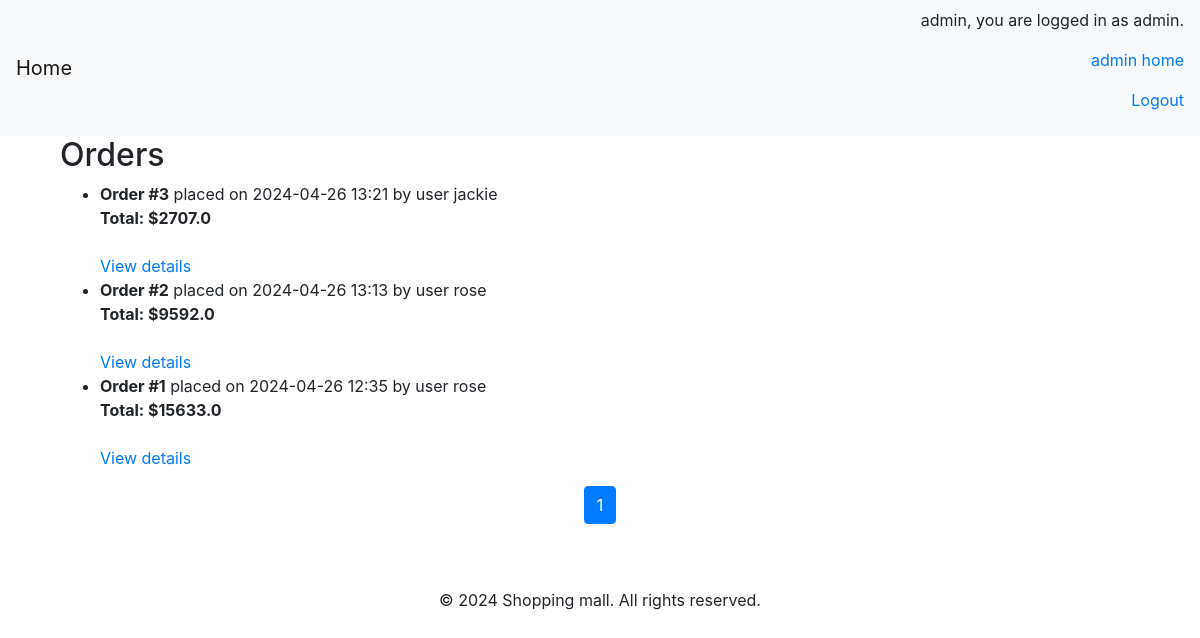
Screenshot of /orders/ (signed in) with the database file from the repository.
### mall/models.py (models this page shows, shortened)
class Order(models.Model):
    total_price = models.FloatField(default=0.0)
    create_user = models.ForeignKey(User, on_delete=models.CASCADE)
    created_at = models.DateTimeField(auto_now_add=True)
    updated_at = models.DateTimeField(auto_now=True)
    class Meta:
        db_table = 'order'
        verbose_name = 'Order'
        verbose_name_plural = 'Orders'

### mall/views.py (the view)
# urls.py: path('orders/', views.order_list, name='order_list'),
@login_required
def order_list(request):
    if not request.user.is_staff:  # Checks if the user is not an admin
        return redirect('home')
    orders = Order.objects.all().order_by('-created_at')
    is_empty = False
    if orders.count() == 0:
        is_empty = True
    paginator = Paginator(orders, 20)  # Show 10 merchandise per page.
    page_number = request.GET.get('page')
    orders = paginator.get_page(page_number)
    return render(request, 'admn/order_list.html', {'orders': orders, 'is_empty': is_empty})

### mall/templates/admn/order_list.html (shortened to what this page needs)
{% extends "../base.html" %}
{% block body_block %}
    <h2>Orders</h2>
    {% if orders %}
        <ul>
            {% for order in orders %}
                <li>
                    <strong>Order #{{ order.id }}</strong> placed on {{ order.created_at|date:"Y-m-d H:i" }} by user {{ order.create_user.username }}
                    <br />
                    <strong>Total: ${{ order.total_price }}</strong>
                    <br />
                    <br />
                    <a href="{% url 'order_detail' order.id %}">View details</a>
                </li>
            {% endfor %}
        </ul>
    {% else %}
        <p>You have no orders.</p>
    {% endif %}
    <div class="d-flex justify-content-center">
    <nav aria-label="Page navigation example">
        <ul class="pagination justify-content-center">
            <ul class="pagination">
                <li class="page-item active"><a class="page-link">{{ orders.number }}</a></li>
            </ul>
        </ul>
    </nav>
</div>
{% endblock %}

### mall/templates/base.html (shortened to what this page needs)
<!DOCTYPE html>
<html lang="en">
<head>
    <link href="https://stackpath.bootstrapcdn.com/bootstrap/4.5.2/css/bootstrap.min.css" rel="stylesheet">
</head>
<body>
    <nav class="navbar navbar-expand-lg navbar-light bg-light">
            <a class="navbar-brand" href="/">Home</a>
            <div class="collapse navbar-collapse" id="navbarNav">
                <ul class="navbar-nav ml-auto">
                    <li class="nav-item">
                        {% if user.is_authenticated %}
                            <p>{{ user.username }}, you are logged in as {{ user.groups.all.0.name }}. </p>
                            {% if user.groups.all.0.name == 'admin' %}
                            <p style="text-align: right;"><a href="{% url 'admin_home' %}">admin home</a></p>
                            {% endif %}
                            <p style="text-align: right;"><a href="{% url 'logout' %}">Logout</a></p>
                        {% else %}
                            <p><a href="{% url 'login' %}">Login</a></p>
                        {% endif %}
                    </li>
                </ul>
            </div>
        </nav>
    <main class="container">
        <div class="container flex-nowrap justify-content-between align-items-center">
            {% block body_block %}{% endblock%}
        </div>
    </main>
    <div class="mt-5 text-center" style="margin-bottom: 100px;">
        <footer>
            <p>© 2024 Shopping mall. All rights reserved.</p>
        </footer>
    </div>
</body>
</html>

### rows the page displays
Order: id "3", created_at "2024-04-26 13:21", create_user.username "jackie", total_price "2707.0"
Order: id "2", created_at "2024-04-26 13:13", create_user.username "rose", total_price "9592.0"
Order: id "1", created_at "2024-04-26 12:35", create_user.username "rose", total_price "15633.0"

### other values shown
{{ user.username }} "admin"
{{ user.groups.all.0.name }} "admin"
{{ orders.number }} "1"
